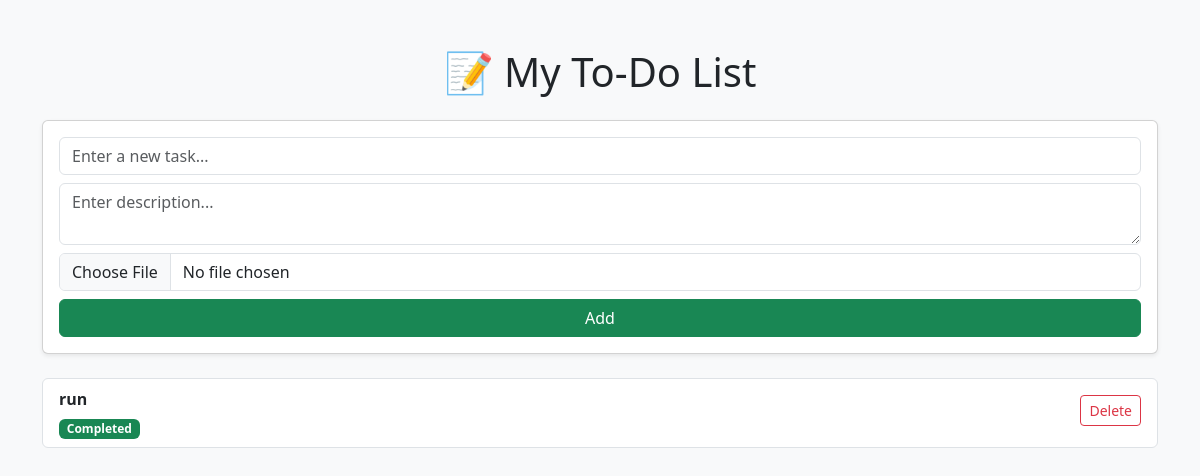
Before: / with the older database file.
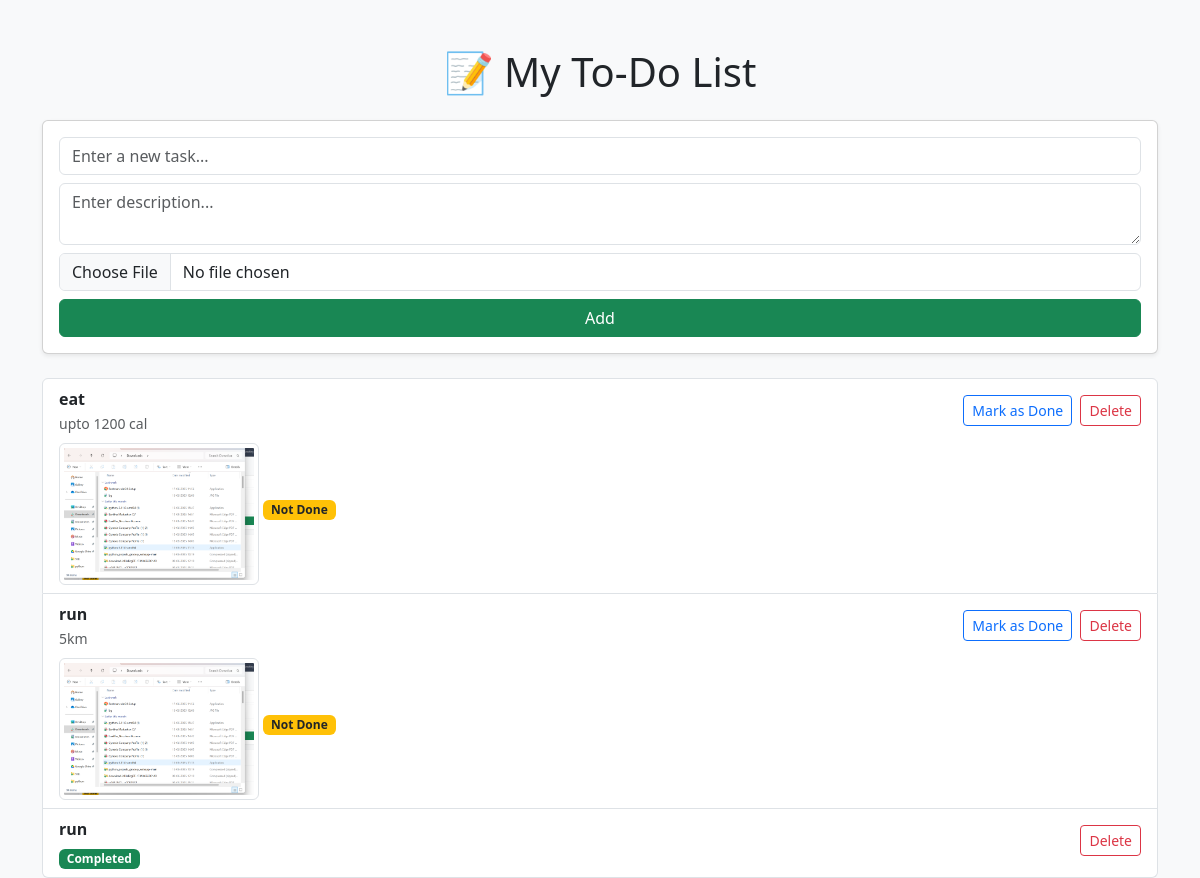
After: the same page with the newer database file.
### todo_app/models.py (models this page shows, shortened)
class Task(models.Model):
    title = models.CharField(max_length=200)
    completed = models.BooleanField(default=False)
    created_at = models.DateTimeField(auto_now_add=True)

class TaskDetails(models.Model):
    task = models.OneToOneField(Task, on_delete=models.CASCADE)
    description = models.TextField(blank=True)
    image = models.ImageField(upload_to='tasks/', blank=True, null=True)

### todo_app/views.py (the view, shortened to what this page needs)
# urls.py: path('', views.task_list, name='task_list'),                      # Show all tasks + add new
def task_list(request):
    tasks = Task.objects.all().order_by('-created_at')
    details = {d.task_id: d for d in TaskDetails.objects.all()}
    return render(request, 'todo_app/task_list.html', {
        'tasks': tasks,
        'details': details
    })

### todo_app/templatetags/custom_filters.py (called while the page is built)
@register.filter
def get_item(dictionary, key):
    return dictionary.get(key)

### todo_app/templates/todo_app/task_list.html (shortened to what this page needs)
{% load custom_filters %}
<!DOCTYPE html>
<html>
<head>
    <link href="https://cdn.jsdelivr.net/npm/bootstrap@5.3.3/dist/css/bootstrap.min.css" rel="stylesheet">
</head>
<body class="bg-light">
<div class="container mt-5">
    <h1 class="mb-4 text-center">📝 My To-Do List</h1>
    <div class="card mb-4 shadow-sm">
        <div class="card-body">
            <form method="POST" class="d-flex flex-column gap-2" enctype="multipart/form-data">
                <input type="text" name="title" class="form-control" placeholder="Enter a new task..." required>
                <textarea name="description" class="form-control" placeholder="Enter description..."></textarea>
                <input type="file" name="image" class="form-control">
                <button type="submit" class="btn btn-success">Add</button>
            </form>
        </div>
    </div>
    {% if tasks %}
        <ul class="list-group">
            {% for task in tasks %}
                {% with details|get_item:task.id as detail %}
                <li class="list-group-item d-flex justify-content-between align-items-start flex-wrap">
                    <div class="me-auto">
                        <strong>{{ task.title }}</strong><br>
                        {% if detail and detail.description %}
                            <small class="text-muted">{{ detail.description }}</small><br>
                        {% endif %}
                        {% if detail and detail.image %}
                            <img src="{{ detail.image.url }}" alt="Task Image" class="img-thumbnail mt-2" style="max-width: 200px;">
                        {% endif %}
                        {% if task.completed %}
                            <span class="badge bg-success mt-2">Completed</span>
                        {% else %}
                            <span class="badge bg-warning text-dark mt-2">Not Done</span>
                        {% endif %}
                    </div>
                    <div class="mt-2">
                        {% if not task.completed %}
                            <a href="{% url 'complete_task' task.id %}" class="btn btn-sm btn-outline-primary">Mark as Done</a>
                        {% endif %}
                        <a href="{% url 'delete_task' task.id %}" class="btn btn-sm btn-outline-danger ms-1">Delete</a>
                    </div>
                </li>
                {% endwith %}
            {% endfor %}
        </ul>
    {% else %}
        <div class="alert alert-info text-center">No tasks yet. Add one above!</div>
    {% endif %}
</div>
</body>
</html>

Changed rows visible on the page:
added Task: title "eat", id.description "upto 1200 cal", id.image (picture), completed "Not Done"
added Task: title "run", id.description "5km", id.image (picture), completed "Not Done"
